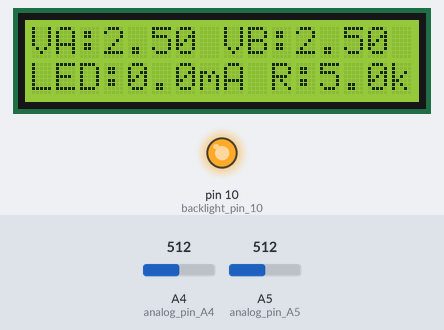
This sketch was run on a simulated Arduino Uno, built with avr-gcc and run on an emulated ATmega328P. Parts: 16×2 character LCD, output pins drawn as LEDs (lit = HIGH). The test bench sets the inputs (shaded band); at power-on: A4 (analog_pin_A4) = 512, A5 (analog_pin_A5) = 512.

Above: at 1.2 s.
1.3 s: A4 (analog_pin_A4) set to 520
At 1.8 s:
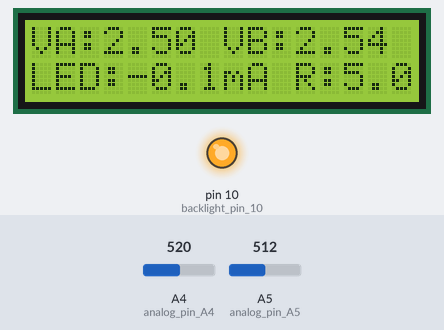
2.8 s: A5 (analog_pin_A5) set to 716
At 3.4 s:
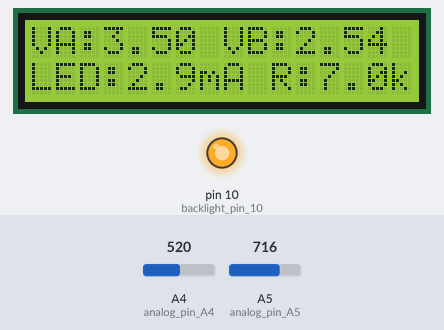
4.3 s: A4 (analog_pin_A4) set to 511
At 5.1 s:
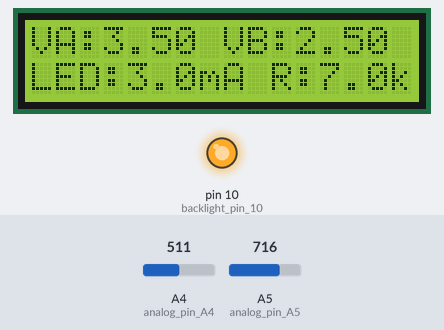
5.8 s: A5 (analog_pin_A5) set to 900
At 6.5 s:
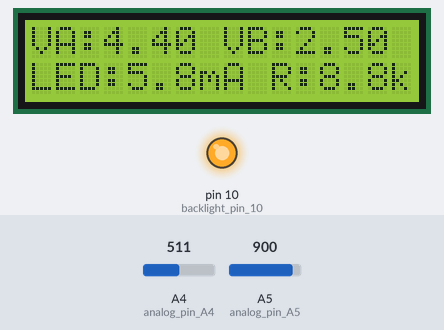
7.3 s: A5 (analog_pin_A5) set to 1023
At 8.0 s:
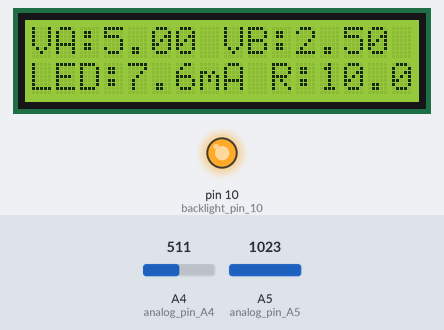
8.8 s: A5 (analog_pin_A5) set to 1008
At 9.6 s:
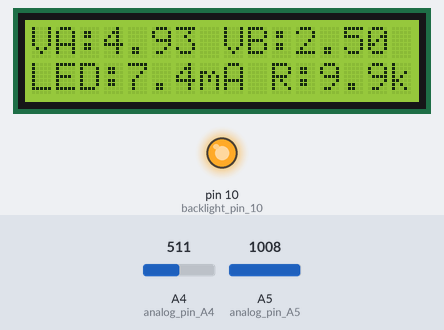
Timing chart, 0 to 11.3 s (numbered marks = the images above; inputs shaded):
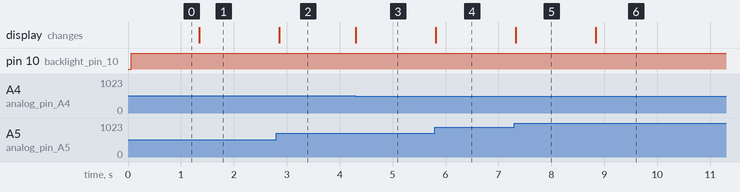

The sketch:

Voltage-Current-Inspector.ino
```cpp
#include <LiquidCrystal.h>

const int rs = 12, en = 11, d4 = 5, d5 = 4, d6 = 3, d7 = 2;

const int max_potenciometer_r = 10000;   // total potentiometer resistance
const float R_LED = 330.0f;              // LED series resistor

const float ref_voltage = 5.0f;
const float ADC_max_value = 1023.0f;

const int analog_pin_A5 = A5, analog_pin_A4 = A4;

float voltage_output_A, voltage_output_B;
float current_output_A, current_output_B;
float potentiometer_resistance, potentiometer_position;

const int backlight_pin_10 = 10;

LiquidCrystal lcd(rs, en, d4, d5, d6, d7);

float calculate_voltage(int analog_pin){
  float analog_value = analogRead(analog_pin);
  float voltage_output = (ref_voltage / ADC_max_value) * analog_value;
  return voltage_output;
}

// calc current from Vdrop & R
float calculate_amps(float voltage_drop, float resistance){
  return (voltage_drop / resistance) * 1000.0f; // in mA
}

// calc potentiometer R (wiper to GND)
float calculate_potentiometer_resistance_to_ground(float wiper_voltage) {
  float R2 = (wiper_voltage * max_potenciometer_r) / ref_voltage;
  return R2;
}

// calc pot position %
float calculate_potentiometer_position(float wiper_voltage) {
  return (wiper_voltage / ref_voltage) * 100.0f;
}

void setup() {
  lcd.begin(16, 2);
  pinMode(backlight_pin_10, OUTPUT);
}

void loop() {
  // read voltages
  voltage_output_A = calculate_voltage(analog_pin_A5); // potentiometer (before R)
  voltage_output_B = calculate_voltage(analog_pin_A4); // after R+LED

  // calc potentiometer R & position
  potentiometer_resistance = calculate_potentiometer_resistance_to_ground(voltage_output_A);
  potentiometer_position = calculate_potentiometer_position(voltage_output_A);

  // potentiometer current (const in divider)
  current_output_A = (ref_voltage / max_potenciometer_r) * 1000.0f;

  // LED current (R drop)
  float resistor_drop = voltage_output_A - voltage_output_B;
  current_output_B = calculate_amps(resistor_drop, R_LED);

  lcd.clear();
  analogWrite(backlight_pin_10, 255); // set backlight

  // Top Screen Row
  lcd.setCursor(0, 0);
  lcd.print("VA:");
  lcd.print(voltage_output_A, 2);
  lcd.print(" VB:");
  lcd.print(voltage_output_B, 2);

  // Bottom Screen Row
  lcd.setCursor(0, 1);
  lcd.print("LED:");
  lcd.print(current_output_B, 1);
  lcd.print("mA R:");
  lcd.print(potentiometer_resistance/1000, 1);
  lcd.print("k");

  delay(50);
}
```

Measured:
- after the input at 1.3 s, the display: changes after 0.05 s (image 1)
- after the input at 2.8 s, the display: changes after 0.06 s (image 2)
- after the input at 4.3 s, the display: changes at once (image 3)
- after the input at 5.8 s, the display: changes at once (image 4)
- after the input at 7.3 s, the display: changes at once (image 5)
- after the input at 8.8 s, the display: changes at once (image 6)
